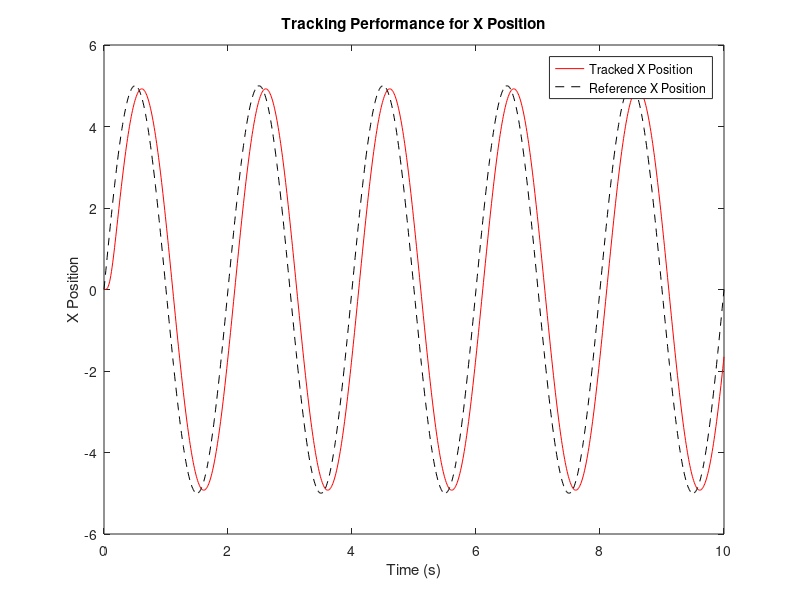

The MATLAB script that drew this image:
clc
clear

% Constants
g = 9.8;
Iy = 0.87;

% State-space matrices for the linearized model
a = [0, 1, 0, 0; 
     0, 0, -g, 0; 
     0, 0, 0, 1; 
     0, 0, 0, 0];
b = [0; 0; 0; 1/Iy];

% Output matrix to track only X
c = [1, 0, 0, 0];
d = 0;

% Time vector for simulation
t = 0:0.01:10; % Adjusted to a longer time for better observation

% Define sinusoidal reference trajectory in X (position)
amplitude = 5;
frequency = 0.5; % Adjust frequency for desired oscillations
x_ref = amplitude * sin(2 * pi * frequency * t); % Desired x position trajectory

% Reference trajectory matrix in state form (x, x_dot, theta, theta_dot)
% Only X is set to track; the rest are zeroed out
x_ref_matrix = [x_ref', zeros(size(t')), zeros(size(t')), zeros(size(t'))];

% Tracking control gain design
k_tracking = place(a, b, [-30, -35, -45, -40]);
l_tracking = place(a', c', [-105, -100, -90, -95])';

% Augmented system matrices for tracking controller
at = [a - b * k_tracking, b * k_tracking; zeros(size(a)), a - l_tracking * c];
bt = [b; zeros(size(b))];
ct = [c, zeros(size(c))];
dt = 0;

% Closed-loop system with tracking controller
sys_tracking = ss(at, bt, ct, dt);

% Gain matrix for tracking input reference
n = -inv(c * inv(a - b * k_tracking) * b);

% Define input reference trajectory for system
u_ref = (n * x_ref_matrix')';
u_ref = u_ref(:, 1); % Ensuring u_ref is single-column for the single-input system

% Initial conditions for the augmented system
x0 = zeros(8, 1); % Eight states: four for the system and four for the observer

% Simulate the tracking response
[y_tracking, t_tracking, x_tracking] = lsim(sys_tracking, u_ref, t, x0);

% Plot tracking performance in X
figure(1)
plot(t_tracking, y_tracking(:, 1), '-r', 'DisplayName', 'Tracked X Position');
hold on;
plot(t, x_ref, '--k', 'DisplayName', 'Reference X Position');
legend;
title('Tracking Performance for X Position');
xlabel('Time (s)');
ylabel('X Position');
hold off;
